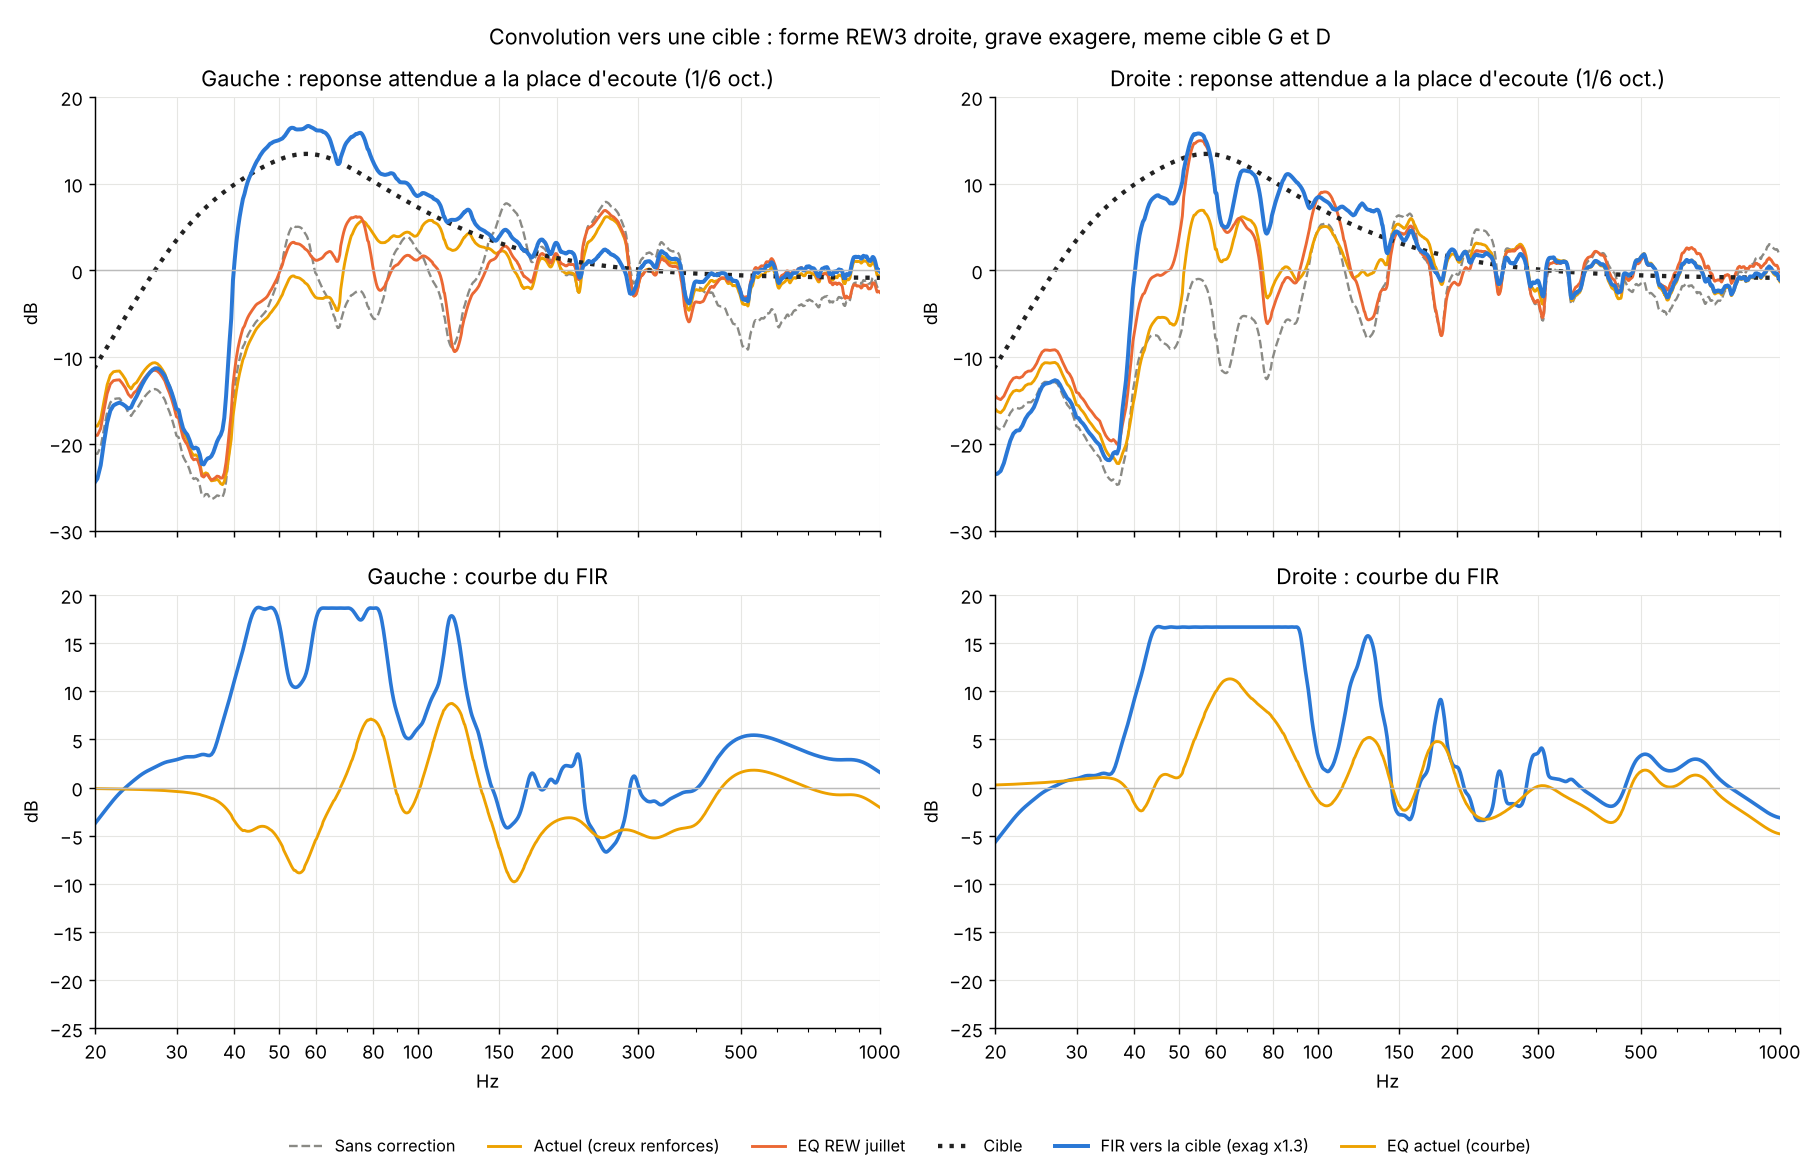

The Python source for this figure:
"""Correction du grave par convolution vers une courbe cible (22/11/2026).

Cible : forme de la reponse D avec l'EQ REW3 de juillet (bosse large ~58 Hz, +11 dB),
la meme pour G et D, au-dessus d'un passe-haut 32 Hz. La demande de grave est exageree :
les boosts sont multiplies par --exag (les reflexions de la piece font qu'un simple
delta cible/mesure ne rattrape pas tout). Au-dessus de 300 Hz, le FIR reprend la courbe de
l'EQ actuel (aigu, balance, pente) : rien d'autre n'est a ajouter apres la convolution.

    python3 correction/convolution/cible_fir.py [--exag 1.3] [--bosse 11] [--taps 16384]

Ecrit fir_L.raw / fir_R.raw (float32, 44,1 kHz, phase minimale), cible_fir.png, cible_fir.json
et camilladsp-qobuz-test-fir.yml dans ce dossier.
"""
import json, os, sys
import numpy as np, yaml
D = os.path.dirname(os.path.abspath(__file__)); R = os.path.join(D, "..", "..")
sys.path.insert(0, os.path.join(R, "correction", "comparaison"))
from filtres import chain, rbj, butter_hp, FS
sys.path.insert(0, D)
from cible import cible_db

a = sys.argv[1:]
opt = lambda k, d: float(a[a.index(k) + 1]) if k in a else d
EXAG, BOSSE, TAPS = opt("--exag", 1.3), opt("--bosse", 11.0), int(opt("--taps", 16384))
BOOST_MAX, BOOST_MAX_SOUS40, CUT_MAX = 15.0, 0.0, -20.0
MARGE = 6.0   # dB sous 0 dBFS au gain maxi du FIR (place pour la loudness)

N = 1 << 17
f = np.fft.rfftfreq(N, 1 / FS); f1 = f.copy(); f1[0] = 1e-3
z = np.load(os.path.join(R, "mesure/resultats/ir/k0_origine.npz"))
k0 = json.load(open(os.path.join(R, "mesure/resultats/ir/k0_origine.json")))["config"]
cur = yaml.safe_load(open(os.path.join(R, "camilladsp/camilladsp-qobuz.yml")))
rew = yaml.safe_load(open(os.path.join(R, "correction/test-juillet/camilladsp-qobuz-test-juillet.yml")))


def smooth_db(db, frac):
    p = 10 ** (db / 10); cs = np.concatenate([[0], np.cumsum(p)])
    lo = np.searchsorted(f, f * 2 ** (-frac / 2)); hi = np.maximum(np.searchsorted(f, f * 2 ** (frac / 2), side="right"), lo + 1)
    return 10 * np.log10((cs[hi] - cs[lo]) / (hi - lo))


def db(h): return 20 * np.log10(np.abs(h) + 1e-12)


REF = (f >= 200) & (f <= 500)
# ---- cible relative (0 dB = niveau 200-500 Hz) ----
cible = cible_db(f, BOSSE)


def min_phase(mag_db):
    """FIR a phase minimale (cepstre) depuis un module en dB sur la grille f."""
    logm = np.log(10 ** (mag_db / 20))
    c = np.fft.irfft(logm, N)
    w = np.zeros(N); w[0] = 1; w[1:N // 2] = 2; w[N // 2] = 1
    h = np.fft.irfft(np.exp(np.fft.rfft(c * w, N)), N)[:TAPS]
    fade = TAPS // 8
    h[-fade:] *= 0.5 * (1 + np.cos(np.linspace(0, np.pi, fade)))
    return h


res, firs = {}, {}
for ch, i in (("L", 0), ("R", 1)):
    raw = np.fft.rfft(z[ch], N) / chain(k0, i, f)           # salle + enceinte, sans correction
    eq_cur = chain(cur, i, f)                               # EQ actuel (hors gains constants)
    raw_s = smooth_db(db(raw), 1 / 6)
    lvl = np.mean(smooth_db(db(raw * eq_cur), 1 / 3)[REF])  # niveau actuel 200-500 Hz (equilibre G/D garde)
    delta = (cible + lvl) - raw_s
    boost = delta > 0
    bass = f < 150
    delta[boost & bass] *= EXAG                             # demande de grave exageree
    cap = BOOST_MAX_SOUS40 + (BOOST_MAX - BOOST_MAX_SOUS40) * np.clip((f - 36) / 8, 0, 1)   # 0 dB sous 36 Hz (sous l'accord de l'event) -> 15 dB a 44 Hz
    delta = np.minimum(delta, cap)
    delta = np.maximum(delta, CUT_MAX)
    # au-dessus de 300 Hz : courbe de l'EQ actuel, raccord 250-400 Hz
    haut = smooth_db(db(eq_cur), 1 / 6)
    w = np.clip(np.log(f1 / 250) / np.log(400 / 250), 0, 1); w = 0.5 - 0.5 * np.cos(np.pi * w)
    g = (1 - w) * delta + w * haut
    g[f < 15] = g[np.searchsorted(f, 15)] - 40 * np.log10(np.maximum(15 / f1[f < 15], 1))  # rien sous 15 Hz
    g = g + db(butter_hp(24, 4, f))                         # subsonique : protege le HP sous l'event
    g = smooth_db(g, 1 / 24)
    firs[ch] = g
    res[ch] = dict(raw=raw, raw_s=raw_s, lvl=lvl, eq_cur=eq_cur)

# niveau absolu : la musique garde le niveau actuel (preamp -20,5 dB) dans le medium,
# sauf si le gain maxi du FIR depasse -MARGE dBFS : tout descend alors d'autant.
PREAMP_CUR = cur["filters"]["preamp"]["parameters"]["gain"]
abs_db = {ch: firs[ch] + PREAMP_CUR for ch in firs}
pic = max(abs_db[ch][f < 20000].max() for ch in abs_db)
decal = min(0.0, -MARGE - pic)
out = {"exag": EXAG, "bosse": BOSSE, "taps": TAPS, "decalage_niveau_db": round(decal, 2), "voies": {}}
for ch, i in (("L", 0), ("R", 1)):
    h = min_phase(abs_db[ch] + decal).astype("<f4")
    h.tofile(os.path.join(D, f"fir_{ch}.raw"))
    H = np.fft.rfft(h.astype(float), N)
    pred = smooth_db(db(res[ch]["raw"] * H), 1 / 6)
    sel = (f >= 35) & (f <= 300)
    out["voies"][ch] = dict(gain_max_db=round(float(db(H)[f < 20000].max()), 1),
                            freq_gain_max=round(float(f[np.argmax(db(H)[f < 20000])]), 1),
                            ecart_cible_35_300=round(float(np.std(((pred - np.mean(pred[REF])) - cible)[sel])), 2))
    res[ch]["H"] = H; res[ch]["pred"] = pred
print(json.dumps(out, indent=1))
json.dump(out, open(os.path.join(D, "cible_fir.json"), "w"), indent=1)

# ---- config de test : la meme que l'actuelle, toutes les corrections remplacees par le FIR ----
cfg = yaml.safe_load(open(os.path.join(R, "camilladsp/camilladsp-qobuz.yml")))
keep = {"loud_bass", "loud_treble", "delay_L", "delay_R", "limiter"}
filt = {k: v for k, v in cfg["filters"].items() if k in keep}
for ch in "LR":
    filt[f"fir_{ch}"] = {"type": "Conv", "description": "correction du grave vers la cible (correction/convolution/cible_fir.py, 22/11/2026)",
                         "parameters": {"type": "Raw", "filename": f"/home/rulio12/camilladsp/fir/cible_{ch}.raw", "format": "F32_LE"}}
cfg["filters"] = filt
cfg["title"] = "Qobuz - TEST convolution vers cible (forme REW3 D, grave exagere)"
cfg["description"] = f"FIR seul (exag {EXAG}, bosse {BOSSE} dB, {TAPS} points). Loudness et retards avant la convolution, rien apres hors lampes et limiteur."
cfg["pipeline"] = [
    {"type": "Filter", "channels": [0], "names": ["delay_L", "loud_bass", "loud_treble", "fir_L"]},
    {"type": "Filter", "channels": [1], "names": ["delay_R", "loud_bass", "loud_treble", "fir_R"]},
    {"type": "Processor", "name": "tube"},
    {"type": "Filter", "channels": [0, 1], "names": ["limiter"]},
]
yaml.safe_dump(cfg, open(os.path.join(D, "camilladsp-qobuz-test-fir.yml"), "w"), sort_keys=False, allow_unicode=True)

# ---- graphique ----
import matplotlib; matplotlib.use("Agg"); import matplotlib.pyplot as plt, matplotlib.ticker
fig, ax = plt.subplots(2, 2, figsize=(14, 9), sharex=True)
for j, (ch, i, nom) in enumerate((("L", 0, "Gauche"), ("R", 1, "Droite"))):
    r = res[ch]; m = lambda x: x - np.mean(x[REF])
    rw = m(r["raw_s"]); cu = m(smooth_db(db(r["raw"] * r["eq_cur"]), 1 / 6))
    rv = m(smooth_db(db(r["raw"] * chain(rew, i, f)), 1 / 6)); pr = m(r["pred"])
    a0 = ax[0, j]
    a0.plot(f, rw, color="#8a8a85", lw=1.3, ls="--", label="Sans correction")
    a0.plot(f, cu, color="#eda100", lw=1.6, label="Actuel (creux renforces)")
    a0.plot(f, rv, color="#eb6834", lw=1.6, label="EQ REW juillet")
    a0.plot(f, cible, color="#222", lw=2.4, ls=":", label="Cible")
    a0.plot(f, pr, color="#2a78d6", lw=2.2, label=f"FIR vers la cible (exag x{EXAG})")
    a0.set_title(f"{nom} : reponse attendue a la place d'ecoute (1/6 oct.)"); a0.set_ylim(-30, 20)
    a1 = ax[1, j]
    a1.plot(f, db(r["H"]) - np.mean(db(r["H"])[REF]), color="#2a78d6", lw=2, label="FIR")
    a1.plot(f, smooth_db(db(r["eq_cur"]), 1 / 6), color="#eda100", lw=1.6, label="EQ actuel")
    a1.set_title(f"{nom} : courbe du FIR"); a1.set_ylim(-25, 20)
for a_ in ax.flat:
    a_.set_xscale("log"); a_.set_xlim(20, 1000); a_.axhline(0, color="#bbb", lw=0.8)
    t = [20, 30, 40, 50, 60, 80, 100, 150, 200, 300, 500, 1000]
    a_.set_xticks(t); a_.set_xticklabels(t); a_.xaxis.set_minor_formatter(matplotlib.ticker.NullFormatter())
    a_.grid(True, color="#e6e6e3", lw=0.6); a_.set_ylabel("dB")
    for s in ("top", "right"): a_.spines[s].set_visible(False)
for a_ in ax[1]: a_.set_xlabel("Hz")
h, l = ax[0, 0].get_legend_handles_labels(); h2, l2 = ax[1, 0].get_legend_handles_labels()
fig.legend(h + h2[1:], l + ["EQ actuel (courbe)"], loc="lower center", ncol=6, fontsize=9, frameon=False)
fig.suptitle("Convolution vers une cible : forme REW3 droite, grave exagere, meme cible G et D", fontsize=12)
fig.tight_layout(rect=(0, 0.05, 1, 1)); fig.savefig(os.path.join(D, "cible_fir.png"), dpi=130)
